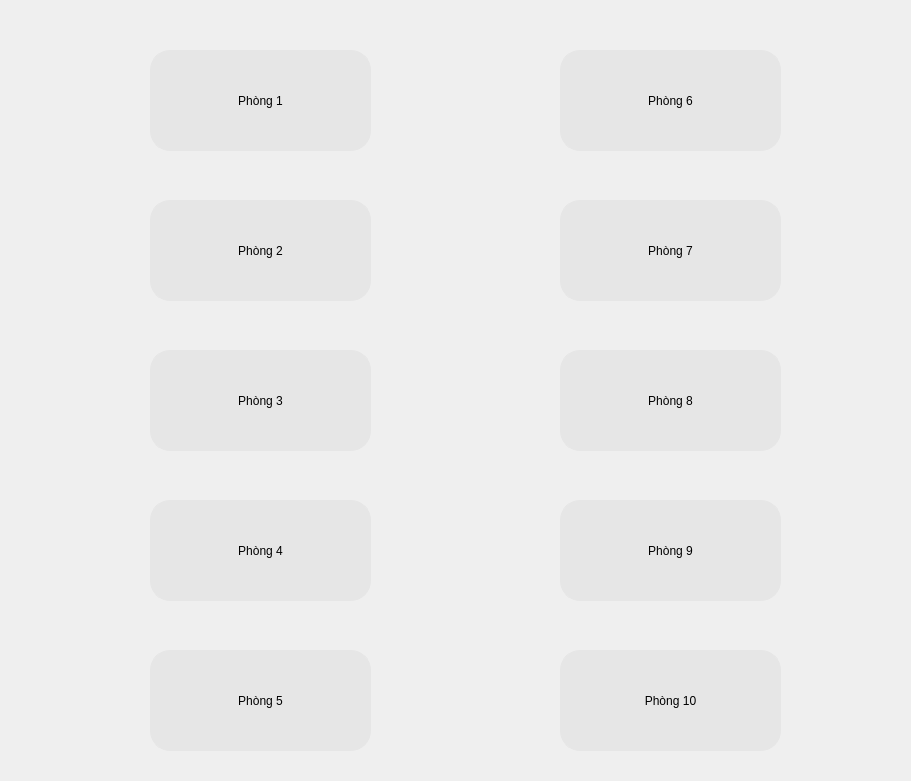
         <widget class="QWidget" name="scrollAreaWidgetContents_3">
          <property name="geometry">
           <rect>
            <x>0</x>
            <y>0</y>
            <width>911</width>
            <height>781</height>
           </rect>
          </property>
          <widget class="QPushButton" name="btn_phong3">
           <property name="geometry">
            <rect>
             <x>150</x>
             <y>350</y>
             <width>221</width>
             <height>101</height>
            </rect>
           </property>
           <property name="styleSheet">
            <string notr="true">QPushButton#btn_phong3{
     border-radius: 20px;
	font: 75 28pt &quot;MS Shell Dlg 2&quot;;
	border: 1px solid rgb(230, 230, 230);
background-color: rgb(230, 230, 230);

}
QPushButton#btn_phong3:pressed{
background-color: qlineargradient(spread:pad, x1:0, y1:0, x2:1, y2:0, stop:0 rgba(58, 192, 255, 219), stop:1 rgba(58, 192, 255, 226));

}
QPushButton#btn_phong3:pressed{
padding-left :2px;
padding-top :2px;

	background-color: rgb(58, 192, 255);
}
QPushButton#btn_phong3:checked {
background-color: rgb(58, 192, 255);

}

</string>
           </property>
           <property name="text">
            <string>Phòng 3</string>
           </property>
          </widget>
          <widget class="QPushButton" name="btn_phong2">
           <property name="geometry">
            <rect>
             <x>150</x>
             <y>200</y>
             <width>221</width>
             <height>101</height>
            </rect>
           </property>
           <property name="styleSheet">
            <string notr="true">QPushButton#btn_phong2{
     border-radius: 20px;
	font: 75 28pt &quot;MS Shell Dlg 2&quot;;
	border: 1px solid rgb(230, 230, 230);
background-color: rgb(230, 230, 230);

}
QPushButton#btn_phong2:pressed{
background-color: qlineargradient(spread:pad, x1:0, y1:0, x2:1, y2:0, stop:0 rgba(58, 192, 255, 219), stop:1 rgba(58, 192, 255, 226));

}
QPushButton#btn_phong2:pressed{
padding-left :2px;
padding-top :2px;

	background-color: rgb(58, 192, 255);
}
QPushButton#btn_phong2:checked {
background-color: rgb(58, 192, 255);

}

</string>
           </property>
           <property name="text">
            <string>Phòng 2</string>
           </property>
          </widget>
          <widget class="QPushButton" name="btn_phong1">
           <property name="geometry">
            <rect>
             <x>150</x>
             <y>50</y>
             <width>221</width>
             <height>101</height>
            </rect>
           </property>
           <property name="styleSheet">
            <string notr="true">QPushButton#btn_phong1{
     border-radius: 20px;
	font: 75 28pt &quot;MS Shell Dlg 2&quot;;
	border: 1px solid rgb(230, 230, 230);
background-color: rgb(230, 230, 230);

}

QPushButton#btn_phong1:pressed{
padding-left :2px;
padding-top :2px;

	background-color: rgb(58, 192, 255);
}
QPushButton#btn_phong1:checked {
background-color: rgb(58, 192, 255);

}

</string>
           </property>
           <property name="text">
            <string>Phòng 1</string>
           </property>
          </widget>
          <widget class="QPushButton" name="btn_phong4">
           <property name="geometry">
            <rect>
             <x>150</x>
             <y>500</y>
             <width>221</width>
             <height>101</height>
            </rect>
           </property>
           <property name="styleSheet">
            <string notr="true">QPushButton#btn_phong4{
     border-radius: 20px;
	font: 75 28pt &quot;MS Shell Dlg 2&quot;;
	border: 1px solid rgb(230, 230, 230);
background-color: rgb(230, 230, 230);

}
QPushButton#btn_phong4:pressed{
background-color: qlineargradient(spread:pad, x1:0, y1:0, x2:1, y2:0, stop:0 rgba(58, 192, 255, 219), stop:1 rgba(58, 192, 255, 226));

}
QPushButton#btn_phong4:pressed{
padding-left :2px;
padding-top :2px;

	background-color: rgb(58, 192, 255);
}
QPushButton#btn_phong4:checked {
background-color: rgb(58, 192, 255);

}

</string>
           </property>
           <property name="text">
            <string>Phòng 4</string>
           </property>
          </widget>
          <widget class="QPushButton" name="btn_phong5">
           <property name="geometry">
            <rect>
             <x>150</x>
             <y>650</y>
             <width>221</width>
             <height>101</height>
            </rect>
           </property>
           <property name="styleSheet">
            <string notr="true">QPushButton#btn_phong5{
     border-radius: 20px;
	font: 75 28pt &quot;MS Shell Dlg 2&quot;;
	border: 1px solid rgb(230, 230, 230);
background-color: rgb(230, 230, 230);

}
QPushButton#btn_phong5:pressed{
background-color: qlineargradient(spread:pad, x1:0, y1:0, x2:1, y2:0, stop:0 rgba(58, 192, 255, 219), stop:1 rgba(58, 192, 255, 226));

}
QPushButton#btn_phong5:pressed{
padding-left :2px;
padding-top :2px;

	background-color: rgb(58, 192, 255);
}
QPushButton#btn_phong5:checked {
background-color: rgb(58, 192, 255);

}

</string>
           </property>
           <property name="text">
            <string>Phòng 5</string>
           </property>
          </widget>
          <widget class="QPushButton" name="btn_phong6">
           <property name="geometry">
            <rect>
             <x>560</x>
             <y>50</y>
             <width>221</width>
             <height>101</height>
            </rect>
           </property>
           <property name="styleSheet">
            <string notr="true">QPushButton#btn_phong6{
     border-radius: 20px;
	font: 75 28pt &quot;MS Shell Dlg 2&quot;;
	border: 1px solid rgb(230, 230, 230);
background-color: rgb(230, 230, 230);

}
QPushButton#btn_phong6:pressed{
background-color: qlineargradient(spread:pad, x1:0, y1:0, x2:1, y2:0, stop:0 rgba(58, 192, 255, 219), stop:1 rgba(58, 192, 255, 226));

}
QPushButton#btn_phong6:pressed{
padding-left :2px;
padding-top :2px;

	background-color: rgb(58, 192, 255);
}
QPushButton#btn_phong6:checked {
background-color: rgb(58, 192, 255);

}

</string>
           </property>
           <property name="text">
            <string>Phòng 6</string>
           </property>
          </widget>
          <widget class="QPushButton" name="btn_phong7">
           <property name="geometry">
            <rect>
             <x>560</x>
             <y>200</y>
             <width>221</width>
             <height>101</height>
            </rect>
           </property>
           <property name="styleSheet">
            <string notr="true">QPushButton#btn_phong7{
     border-radius: 20px;
	font: 75 28pt &quot;MS Shell Dlg 2&quot;;
	border: 1px solid rgb(230, 230, 230);
background-color: rgb(230, 230, 230);

}
QPushButton#btn_phong7:pressed{
background-color: qlineargradient(spread:pad, x1:0, y1:0, x2:1, y2:0, stop:0 rgba(58, 192, 255, 219), stop:1 rgba(58, 192, 255, 226));

}
QPushButton#btn_phong7:pressed{
padding-left :2px;
padding-top :2px;

	background-color: rgb(58, 192, 255);
}
QPushButton#btn_phong7:checked {
background-color: rgb(58, 192, 255);

}

</string>
           </property>
           <property name="text">
            <string>Phòng 7</string>
           </property>
          </widget>
          <widget class="QPushButton" name="btn_phong8">
           <property name="geometry">
            <rect>
             <x>560</x>
             <y>350</y>
             <width>221</width>
             <height>101</height>
            </rect>
           </property>
           <property name="styleSheet">
            <string notr="true">QPushButton#btn_phong8{
     border-radius: 20px;
	font: 75 28pt &quot;MS Shell Dlg 2&quot;;
	border: 1px solid rgb(230, 230, 230);
background-color: rgb(230, 230, 230);

}
QPushButton#btn_phong8:pressed{
background-color: qlineargradient(spread:pad, x1:0, y1:0, x2:1, y2:0, stop:0 rgba(58, 192, 255, 219), stop:1 rgba(58, 192, 255, 226));

}
QPushButton#btn_phong8:pressed{
padding-left :2px;
padding-top :2px;

	background-color: rgb(58, 192, 255);
}
QPushButton#btn_phong8:checked {
background-color: rgb(58, 192, 255);

}

</string>
           </property>
           <property name="text">
            <string>Phòng 8</string>
           </property>
          </widget>
          <widget class="QPushButton" name="btn_phong9">
           <property name="geometry">
            <rect>
             <x>560</x>
             <y>500</y>
             <width>221</width>
             <height>101</height>
            </rect>
           </property>
           <property name="styleSheet">
            <string notr="true">QPushButton#btn_phong9{
     border-radius: 20px;
	font: 75 28pt &quot;MS Shell Dlg 2&quot;;
	border: 1px solid rgb(230, 230, 230);
background-color: rgb(230, 230, 230);

}
QPushButton#btn_phong9:pressed{
background-color: qlineargradient(spread:pad, x1:0, y1:0, x2:1, y2:0, stop:0 rgba(58, 192, 255, 219), stop:1 rgba(58, 192, 255, 226));

}
QPushButton#btn_phong9:pressed{
padding-left :2px;
padding-top :2px;

	background-color: rgb(58, 192, 255);
}
QPushButton#btn_phong9:checked {
background-color: rgb(58, 192, 255);

}

</string>
           </property>
           <property name="text">
            <string>Phòng 9</string>
           </property>
          </widget>
          <widget class="QPushButton" name="btn_phong10">
           <property name="geometry">
            <rect>
             <x>560</x>
             <y>650</y>
             <width>221</width>
             <height>101</height>
            </rect>
           </property>
           <property name="styleSheet">
            <string notr="true">QPushButton#btn_phong10{
     border-radius: 20px;
	font: 75 28pt &quot;MS Shell Dlg 2&quot;;
	border: 1px solid rgb(230, 230, 230);
background-color: rgb(230, 230, 230);

}
QPushButton#btn_phong10:pressed{
background-color: qlineargradient(spread:pad, x1:0, y1:0, x2:1, y2:0, stop:0 rgba(58, 192, 255, 219), stop:1 rgba(58, 192, 255, 226));

}
QPushButton#btn_phong10:pressed{
padding-left :2px;
padding-top :2px;

	background-color: rgb(58, 192, 255);
}
QPushButton#btn_phong10:checked {
background-color: rgb(58, 192, 255);

}

</string>
           </property>
           <property name="text">
            <string>Phòng 10</string>
           </property>
          </widget>
         </widget>
